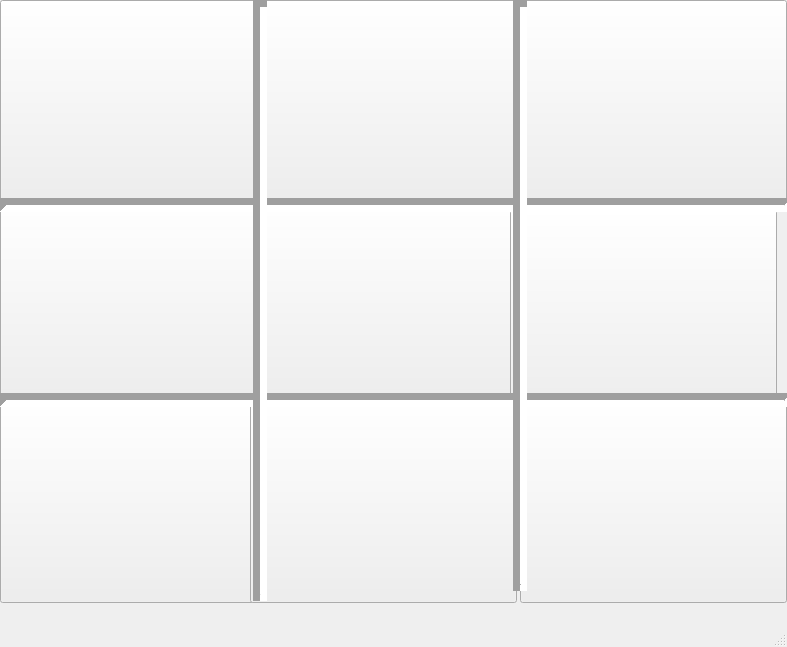
<?xml version="1.0" encoding="UTF-8"?>
<ui version="4.0">
 <class>MainWindow</class>
 <widget class="QMainWindow" name="MainWindow">
  <property name="geometry">
   <rect>
    <x>0</x>
    <y>0</y>
    <width>787</width>
    <height>647</height>
   </rect>
  </property>
  <property name="windowTitle">
   <string>MainWindow</string>
  </property>
  <widget class="QWidget" name="centralwidget">
   <widget class="QPushButton" name="Case_1_1">
    <property name="geometry">
     <rect>
      <x>0</x>
      <y>0</y>
      <width>267</width>
      <height>203</height>
     </rect>
    </property>
    <property name="font">
     <font>
      <pointsize>100</pointsize>
      <bold>true</bold>
     </font>
    </property>
    <property name="text">
     <string/>
    </property>
   </widget>
   <widget class="QPushButton" name="Case_1_2">
    <property name="geometry">
     <rect>
      <x>260</x>
      <y>0</y>
      <width>267</width>
      <height>203</height>
     </rect>
    </property>
    <property name="font">
     <font>
      <pointsize>100</pointsize>
      <bold>true</bold>
     </font>
    </property>
    <property name="text">
     <string/>
    </property>
   </widget>
   <widget class="QPushButton" name="Case_1_3">
    <property name="geometry">
     <rect>
      <x>520</x>
      <y>0</y>
      <width>267</width>
      <height>203</height>
     </rect>
    </property>
    <property name="font">
     <font>
      <pointsize>100</pointsize>
      <bold>true</bold>
     </font>
    </property>
    <property name="text">
     <string/>
    </property>
   </widget>
   <widget class="QPushButton" name="Case_2_1">
    <property name="geometry">
     <rect>
      <x>0</x>
      <y>200</y>
      <width>261</width>
      <height>203</height>
     </rect>
    </property>
    <property name="font">
     <font>
      <pointsize>100</pointsize>
      <bold>true</bold>
     </font>
    </property>
    <property name="text">
     <string/>
    </property>
   </widget>
   <widget class="QPushButton" name="Case_2_2">
    <property name="geometry">
     <rect>
      <x>260</x>
      <y>200</y>
      <width>267</width>
      <height>203</height>
     </rect>
    </property>
    <property name="font">
     <font>
      <pointsize>100</pointsize>
      <bold>true</bold>
     </font>
    </property>
    <property name="text">
     <string/>
    </property>
   </widget>
   <widget class="QPushButton" name="Case_2_3">
    <property name="geometry">
     <rect>
      <x>510</x>
      <y>210</y>
      <width>267</width>
      <height>203</height>
     </rect>
    </property>
    <property name="font">
     <font>
      <pointsize>100</pointsize>
      <bold>true</bold>
     </font>
    </property>
    <property name="text">
     <string/>
    </property>
   </widget>
   <widget class="QPushButton" name="Case_3_1">
    <property name="geometry">
     <rect>
      <x>0</x>
      <y>400</y>
      <width>261</width>
      <height>203</height>
     </rect>
    </property>
    <property name="font">
     <font>
      <pointsize>100</pointsize>
      <bold>true</bold>
     </font>
    </property>
    <property name="text">
     <string/>
    </property>
   </widget>
   <widget class="QPushButton" name="Case_3_2">
    <property name="geometry">
     <rect>
      <x>250</x>
      <y>400</y>
      <width>267</width>
      <height>203</height>
     </rect>
    </property>
    <property name="font">
     <font>
      <pointsize>100</pointsize>
      <bold>true</bold>
     </font>
    </property>
    <property name="text">
     <string/>
    </property>
   </widget>
   <widget class="QPushButton" name="Case_3_3">
    <property name="geometry">
     <rect>
      <x>520</x>
      <y>400</y>
      <width>267</width>
      <height>203</height>
     </rect>
    </property>
    <property name="font">
     <font>
      <pointsize>100</pointsize>
      <bold>true</bold>
     </font>
    </property>
    <property name="text">
     <string/>
    </property>
   </widget>
   <widget class="Line" name="line">
    <property name="geometry">
     <rect>
      <x>0</x>
      <y>170</y>
      <width>791</width>
      <height>71</height>
     </rect>
    </property>
    <property name="font">
     <font>
      <pointsize>100</pointsize>
      <bold>true</bold>
     </font>
    </property>
    <property name="lineWidth">
     <number>7</number>
    </property>
    <property name="orientation">
     <enum>Qt::Horizontal</enum>
    </property>
   </widget>
   <widget class="Line" name="line_2">
    <property name="geometry">
     <rect>
      <x>0</x>
      <y>390</y>
      <width>791</width>
      <height>21</height>
     </rect>
    </property>
    <property name="lineWidth">
     <number>7</number>
    </property>
    <property name="orientation">
     <enum>Qt::Horizontal</enum>
    </property>
   </widget>
   <widget class="Line" name="line_3">
    <property name="geometry">
     <rect>
      <x>250</x>
      <y>0</y>
      <width>20</width>
      <height>601</height>
     </rect>
    </property>
    <property name="lineWidth">
     <number>7</number>
    </property>
    <property name="orientation">
     <enum>Qt::Vertical</enum>
    </property>
   </widget>
   <widget class="Line" name="line_4">
    <property name="geometry">
     <rect>
      <x>510</x>
      <y>0</y>
      <width>20</width>
      <height>591</height>
     </rect>
    </property>
    <property name="lineWidth">
     <number>7</number>
    </property>
    <property name="orientation">
     <enum>Qt::Vertical</enum>
    </property>
   </widget>
  </widget>
  <widget class="QMenuBar" name="menubar">
   <property name="geometry">
    <rect>
     <x>0</x>
     <y>0</y>
     <width>787</width>
     <height>20</height>
    </rect>
   </property>
  </widget>
  <widget class="QStatusBar" name="statusbar"/>
 </widget>
 <resources/>
 <connections/>
</ui>
